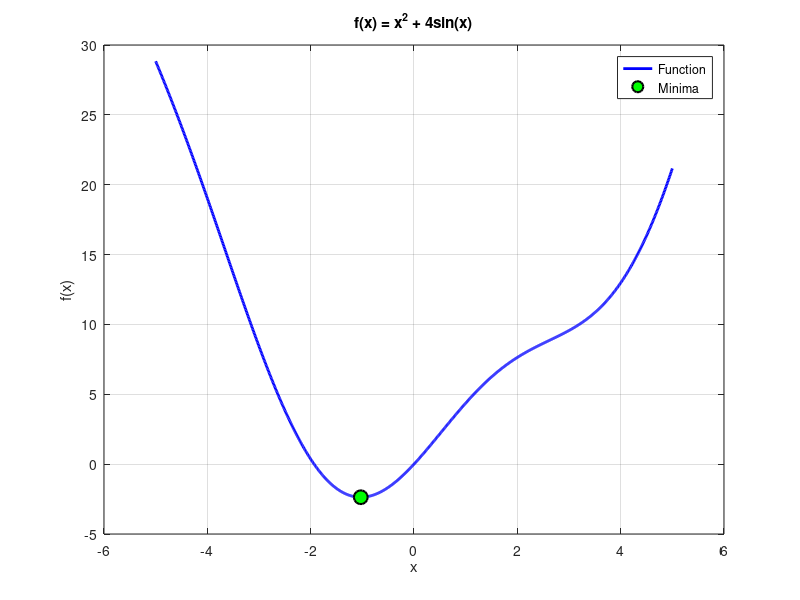

This figure's MATLAB source:
% 207924499 & 213804289
% task 5

function analyze_critical_points()

    % defining function and range
    x = linspace(-5, 5, 1000);
    f = @(x) x.^2 + 4 * sin(x);
    y = f(x);

    % plotting the function
    figure;
    plot(x, y, 'b', 'LineWidth', 2);
    hold on;
    grid on;
    xlabel('x');
    ylabel('f(x)');
    title('f(x) = x^2 + 4sin(x)');

    % first and second derivatives
    df = @(x) 2 * x + 4 * cos(x);
    d2f = @(x) 2 - 4 * sin(x);

    % trying to find critical points numerically
    points = [];
    guesses = -5 : 0.5 : 5;
    % finding critical points using fzero and storing them
    for i = 1 : length(guesses)
        try
            root = fzero(df, guesses(i));
            % avoiding duplicates
            if isempty(points) || all(abs(points - root) > 0.01)
                points(end + 1) = root;
            end
        catch
            % skipping if fzero doesn't work at this guess
        end
    end

    % checking type of each critical point
    for i = 1 : length(points)
        x_0 = points(i);
        y_0 = f(x_0);
        second_derivative = d2f(x_0);

        if second_derivative > 0
            plot(x_0, y_0, 'go', 'MarkerSize', 10, 'MarkerFaceColor', 'g', 'MarkerEdgeColor', 'k', 'LineWidth', 1.5, 'DisplayName', 'Minima');
        elseif second_derivative < 0
            plot(x_0, y_0, 'ro', 'MarkerSize', 10, 'MarkerFaceColor', 'r', 'MarkerEdgeColor', 'k', 'LineWidth', 1.5, 'DisplayName', 'Maxima');
        else
            plot(x_0, y_0, 'ko', 'MarkerSize', 10, 'MarkerFaceColor', 'k', 'MarkerEdgeColor', 'w', 'LineWidth', 1.5, 'DisplayName', 'Inconclusive');
        end
    end
    legend('Function', 'Minima', 'Maxima');
end
